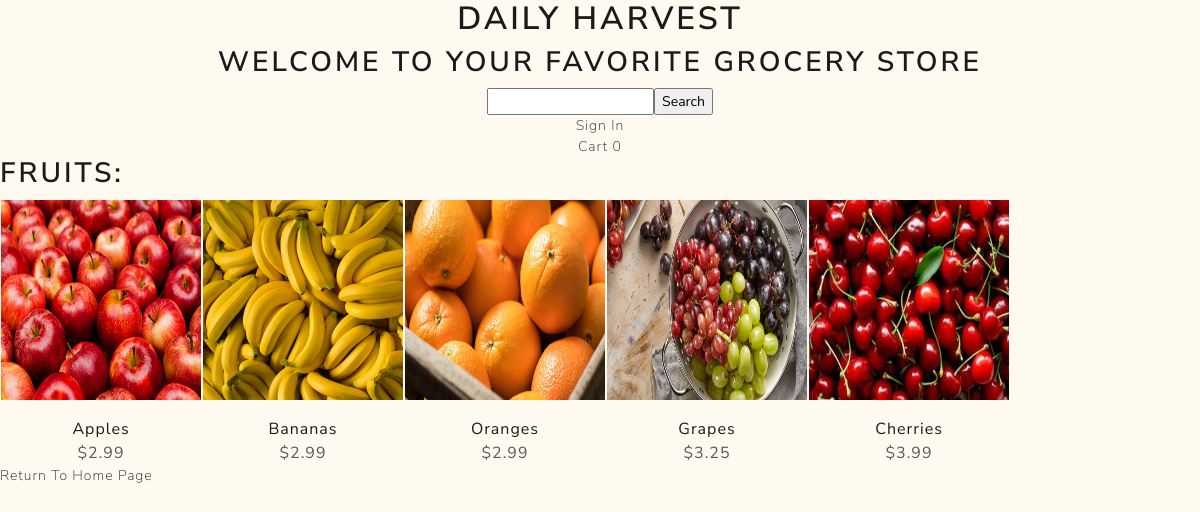
Page /category?categoryId=1 on the committed database.
### tables this page shows
CREATE TABLE category (
  catid          int(5) not null PRIMARY KEY,
  name           varchar(50) not null
);

CREATE TABLE product (
  prodid        int(6) not null PRIMARY KEY,
  image         varchar(50) not null,
  name          varchar(50) not null,
  price         double(50) not null,
  quantity      int(5),
  catid         int(5) not null,
  FOREIGN KEY(catid) REFERENCES category(catid)
);

### main.py (the view)
@app.route("/category")
def category():
  loggedIn, firstName, numItems = loginInfo()
  categoryId = request.args.get("categoryId")
  connection = sqlite3.connect("myDatabase.db")
  connection.row_factory = sqlite3.Row
  cursor = connection.cursor()
  cursor.execute("SELECT product.prodid, product.name, product.price, product.image, category.name FROM product, category WHERE product.catid = category.catid AND category.catid = " + categoryId)
  data = cursor.fetchall()
  connection.close()
  categoryName = data[0][4]
  data = location(data)
  return render_template('category.html', data=data, loggedIn=loggedIn, firstName=firstName, numItems=numItems, categoryName=categoryName)

### main.py (called while the page is built)
def loginInfo():
  connection = sqlite3.connect("myDatabase.db")
  connection.row_factory = sqlite3.Row
  cursor = connection.cursor()
  if 'uname' not in session:
    loggedIn = False
    fname = ''
    numItems = 0
  else:
    loggedIn = True
    cursor.execute("SELECT custid, fname FROM customer WHERE username ='" + session['uname'] + "'");
    custId, fname = cursor.fetchone()
    cursor.execute("SELECT COUNT(prodid) FROM cart WHERE custid =" + str(custId));
    numItems = cursor.fetchone()[0]
  return (loggedIn, fname, numItems)

def location(data):
    loc = []
    i = 0
    while i < len(data):
        cur = []
        for j in range(5):
            if i >= len(data):
                break
            cur.append(data[i])
            i += 1
        loc.append(cur)
    return loc

### templates/category.html (shortened to what this page needs)
<html>
  <head>
<link rel="stylesheet" href="https://cdn.jsdelivr.net/npm/bootswatch@4.5.2/dist/lux/bootstrap.min.css">
    </head>
  <body style="background-color:floralwhite">
    <div class="text text-center">
      	<h1>Daily Harvest</h1>
	  	<table style = "width:80%" class="text text-center">
      <h2>Welcome to your favorite grocery store</h2>
      <form action="/search" method="POST">
		    <input id="searchBox" type="text" name="searchData">
		    <input id="searchButton" type="submit" value="Search">
	    </form>
  {% if not loggedIn %}
	<div id="signInButton">
		<a class="active" href="/loginForm">Sign In</a>
  </div>
    {% else %}
		<h3>Hello, {{firstName}}!</h3>
			<a href="/checkout">Order History</a>
			<hr>
			<a href="/logout">Sign Out</a>
  	{% endif %}
	<a class="link" href="/cart"> Cart {{numItems}}</a>
</div>
<div>
	<h2 align="left">{{categoryName}}:</h2>
	{% for itemData in data %}
	<table style = "width:80%" class="text text-center">
    <tr id='image'>
      {% for row in itemData %}
			<td>
        <a href="/productDescription?productId={{row[0]}}">
				<img id="image" src= "static/images/{{row[3]}}" width="200" height="200"/></p>
			</td>
      {% endfor %}
		</tr>
		<tr id="productName">
			{% for row in itemData %}
			<td>
          <a href="/productDescription?productId={{row[0]}}">
          {{row[1]}}
			</td>
			{% endfor %}
		</tr>
		<tr id="productPrice">
			{% for row in itemData %}
			<td>
				${{row[2]}}
			</td>
			{% endfor %}
		</tr>
	</table>
	{% endfor %}
</div>
<div>
<a align='center' href="/">Return To Home Page</a>
</div>
</body>
</html>

### rows in the picture
category: name "FRUITS"
product: image (picture), name "Apples", price "2.99"
product: image (picture), name "Bananas", price "2.99"
product: image (picture), name "Oranges", price "2.99"
product: image (picture), name "Grapes", price "3.25"
product: image (picture), name "Cherries", price "3.99"

### other values in the picture
{{ numItems }} "0"
